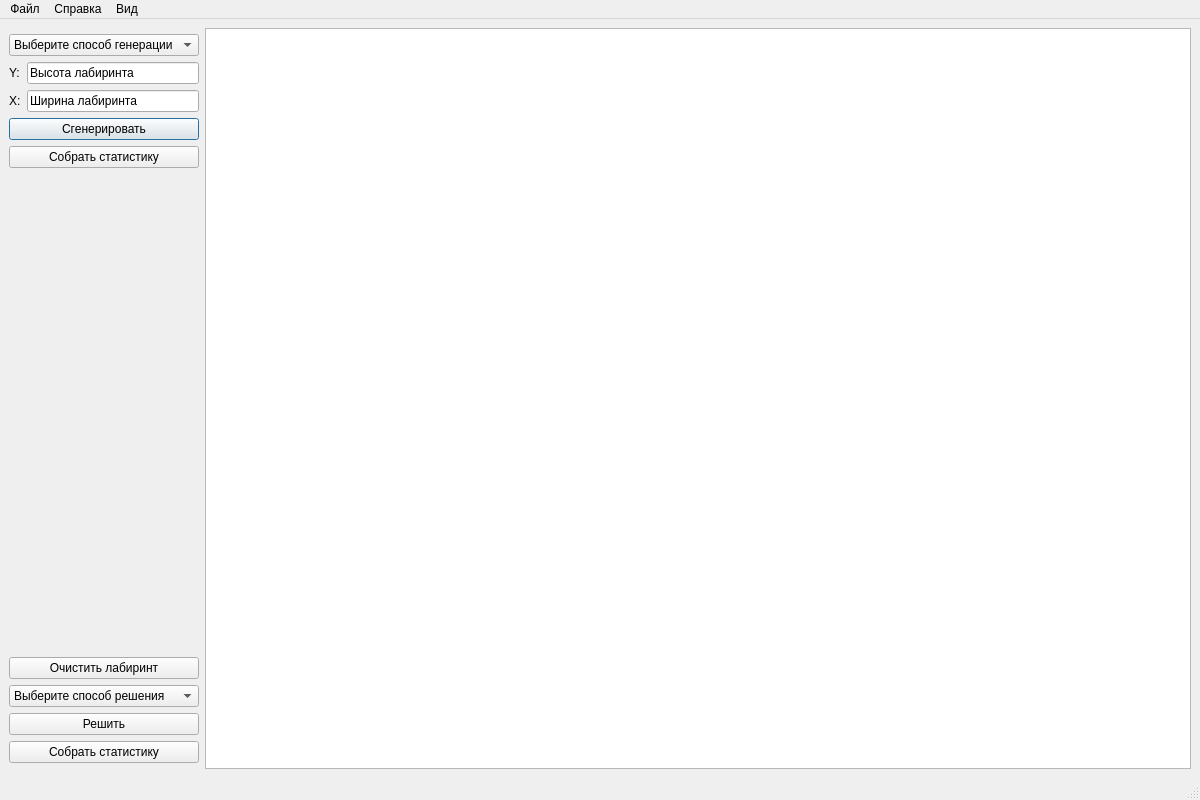
<?xml version="1.0" encoding="UTF-8"?>
<ui version="4.0">
 <class>MainWindow</class>
 <widget class="QMainWindow" name="MainWindow">
  <property name="geometry">
   <rect>
    <x>0</x>
    <y>0</y>
    <width>1200</width>
    <height>800</height>
   </rect>
  </property>
  <property name="sizePolicy">
   <sizepolicy hsizetype="Maximum" vsizetype="Maximum">
    <horstretch>0</horstretch>
    <verstretch>0</verstretch>
   </sizepolicy>
  </property>
  <property name="minimumSize">
   <size>
    <width>900</width>
    <height>600</height>
   </size>
  </property>
  <property name="windowTitle">
   <string>LabyrinthApp</string>
  </property>
  <widget class="QWidget" name="centralwidget">
   <property name="sizePolicy">
    <sizepolicy hsizetype="Preferred" vsizetype="Preferred">
     <horstretch>0</horstretch>
     <verstretch>0</verstretch>
    </sizepolicy>
   </property>
   <layout class="QGridLayout" name="gridLayout">
    <item row="4" column="1" colspan="2">
     <widget class="QPushButton" name="generateBtn">
      <property name="sizePolicy">
       <sizepolicy hsizetype="Preferred" vsizetype="Fixed">
        <horstretch>0</horstretch>
        <verstretch>0</verstretch>
       </sizepolicy>
      </property>
      <property name="statusTip">
       <string>Единичная генерация лабиринта</string>
      </property>
      <property name="text">
       <string>Сгенерировать</string>
      </property>
      <property name="default">
       <bool>true</bool>
      </property>
     </widget>
    </item>
    <item row="6" column="1" colspan="2">
     <spacer name="verticalSpacer">
      <property name="sizePolicy">
       <sizepolicy hsizetype="Preferred" vsizetype="Expanding">
        <horstretch>0</horstretch>
        <verstretch>0</verstretch>
       </sizepolicy>
      </property>
      <property name="orientation">
       <enum>Qt::Vertical</enum>
      </property>
      <property name="sizeHint" stdset="0">
       <size>
        <width>20</width>
        <height>325</height>
       </size>
      </property>
     </spacer>
    </item>
    <item row="0" column="3" rowspan="12">
     <widget class="QGraphicsView" name="graphicsView"/>
    </item>
    <item row="9" column="1" colspan="2">
     <widget class="QPushButton" name="solve_btn">
      <property name="text">
       <string>Решить</string>
      </property>
     </widget>
    </item>
    <item row="1" column="1" colspan="2">
     <widget class="QComboBox" name="generationMethod_comboBox">
      <property name="sizePolicy">
       <sizepolicy hsizetype="Maximum" vsizetype="Fixed">
        <horstretch>0</horstretch>
        <verstretch>0</verstretch>
       </sizepolicy>
      </property>
      <property name="maximumSize">
       <size>
        <width>190</width>
        <height>50</height>
       </size>
      </property>
      <property name="statusTip">
       <string>Способ генерации лабиринта (И - идеальный лабиринт, Н - неидеальный лабиринт)</string>
      </property>
      <item>
       <property name="text">
        <string>Выберите способ генерации</string>
       </property>
      </item>
      <item>
       <property name="text">
        <string>Растущее дерево (И)</string>
       </property>
      </item>
      <item>
       <property name="text">
        <string>Олдоса-Бродера (И)</string>
       </property>
      </item>
      <item>
       <property name="text">
        <string>Уилсона (И)</string>
       </property>
      </item>
      <item>
       <property name="text">
        <string>Итеративная версия поиска по глубине (И)</string>
       </property>
      </item>
      <item>
       <property name="text">
        <string>Бинарное дерево (И)</string>
       </property>
      </item>
      <item>
       <property name="text">
        <string>Эллера (И)</string>
       </property>
      </item>
      <item>
       <property name="text">
        <string>Крускала (И)</string>
       </property>
      </item>
      <item>
       <property name="text">
        <string>Прима (И)</string>
       </property>
      </item>
      <item>
       <property name="text">
        <string>sidewinder (И)</string>
       </property>
      </item>
      <item>
       <property name="text">
        <string>division (И)</string>
       </property>
      </item>
      <item>
       <property name="text">
        <string>serpentine (Н)</string>
       </property>
      </item>
      <item>
       <property name="text">
        <string>small_rooms (Н)</string>
       </property>
      </item>
      <item>
       <property name="text">
        <string>spiral (Н)</string>
       </property>
      </item>
     </widget>
    </item>
    <item row="2" column="2">
     <widget class="QLineEdit" name="y_lineEdit">
      <property name="sizePolicy">
       <sizepolicy hsizetype="Preferred" vsizetype="Fixed">
        <horstretch>0</horstretch>
        <verstretch>0</verstretch>
       </sizepolicy>
      </property>
      <property name="statusTip">
       <string>Размер лабиринта по вертикали</string>
      </property>
      <property name="text">
       <string>Высота лабиринта</string>
      </property>
     </widget>
    </item>
    <item row="10" column="1" colspan="2">
     <widget class="QPushButton" name="solution_stat_collect_btn">
      <property name="text">
       <string>Собрать статистику</string>
      </property>
     </widget>
    </item>
    <item row="5" column="1" colspan="2">
     <widget class="QPushButton" name="generation_stat_collection_btn">
      <property name="text">
       <string>Собрать статистику</string>
      </property>
     </widget>
    </item>
    <item row="3" column="1">
     <widget class="QLabel" name="label">
      <property name="sizePolicy">
       <sizepolicy hsizetype="Fixed" vsizetype="Preferred">
        <horstretch>0</horstretch>
        <verstretch>0</verstretch>
       </sizepolicy>
      </property>
      <property name="text">
       <string>X:</string>
      </property>
     </widget>
    </item>
    <item row="8" column="1" colspan="2">
     <widget class="QComboBox" name="solutionMethod">
      <property name="statusTip">
       <string>Способы прохождения лабиринта</string>
      </property>
      <item>
       <property name="text">
        <string>Выберите способ решения</string>
       </property>
      </item>
      <item>
       <property name="text">
        <string>ИИ</string>
       </property>
      </item>
      <item>
       <property name="text">
        <string>A-Star</string>
       </property>
      </item>
      <item>
       <property name="text">
        <string>Дейкстра</string>
       </property>
      </item>
      <item>
       <property name="text">
        <string>Поиск по ширине</string>
       </property>
      </item>
     </widget>
    </item>
    <item row="3" column="2">
     <widget class="QLineEdit" name="x_lineEdit">
      <property name="sizePolicy">
       <sizepolicy hsizetype="Preferred" vsizetype="Fixed">
        <horstretch>0</horstretch>
        <verstretch>0</verstretch>
       </sizepolicy>
      </property>
      <property name="statusTip">
       <string>Размер лабиринта по горизонтали</string>
      </property>
      <property name="text">
       <string>Ширина лабиринта</string>
      </property>
     </widget>
    </item>
    <item row="2" column="1">
     <widget class="QLabel" name="label_2">
      <property name="sizePolicy">
       <sizepolicy hsizetype="Fixed" vsizetype="Preferred">
        <horstretch>0</horstretch>
        <verstretch>0</verstretch>
       </sizepolicy>
      </property>
      <property name="text">
       <string>Y:</string>
      </property>
     </widget>
    </item>
    <item row="7" column="1" colspan="2">
     <widget class="QPushButton" name="clear_maze_btn">
      <property name="text">
       <string>Очистить лабиринт</string>
      </property>
     </widget>
    </item>
   </layout>
  </widget>
  <widget class="QMenuBar" name="menubar">
   <property name="geometry">
    <rect>
     <x>0</x>
     <y>0</y>
     <width>1200</width>
     <height>26</height>
    </rect>
   </property>
   <widget class="QMenu" name="menu">
    <property name="title">
     <string>Файл</string>
    </property>
    <addaction name="action"/>
   </widget>
   <widget class="QMenu" name="menu_2">
    <property name="title">
     <string>Справка</string>
    </property>
    <addaction name="action_2"/>
   </widget>
   <widget class="QMenu" name="menu_3">
    <property name="title">
     <string>Вид</string>
    </property>
    <widget class="QMenu" name="menu_4">
     <property name="title">
      <string>Полноэкранный режим</string>
     </property>
     <addaction name="fullscreen_set_action"/>
     <addaction name="fullscreen_exit_action"/>
    </widget>
    <addaction name="menu_4"/>
   </widget>
   <addaction name="menu"/>
   <addaction name="menu_2"/>
   <addaction name="menu_3"/>
  </widget>
  <widget class="QStatusBar" name="statusbar"/>
  <action name="action">
   <property name="text">
    <string>Добавить путь</string>
   </property>
  </action>
  <action name="action_2">
   <property name="text">
    <string>О программе</string>
   </property>
  </action>
  <action name="fullscreen_set_action">
   <property name="text">
    <string>Включить</string>
   </property>
  </action>
  <action name="fullscreen_exit_action">
   <property name="text">
    <string>Выключить</string>
   </property>
  </action>
 </widget>
 <tabstops>
  <tabstop>generationMethod_comboBox</tabstop>
  <tabstop>y_lineEdit</tabstop>
  <tabstop>x_lineEdit</tabstop>
  <tabstop>generateBtn</tabstop>
 </tabstops>
 <resources/>
 <connections/>
</ui>
